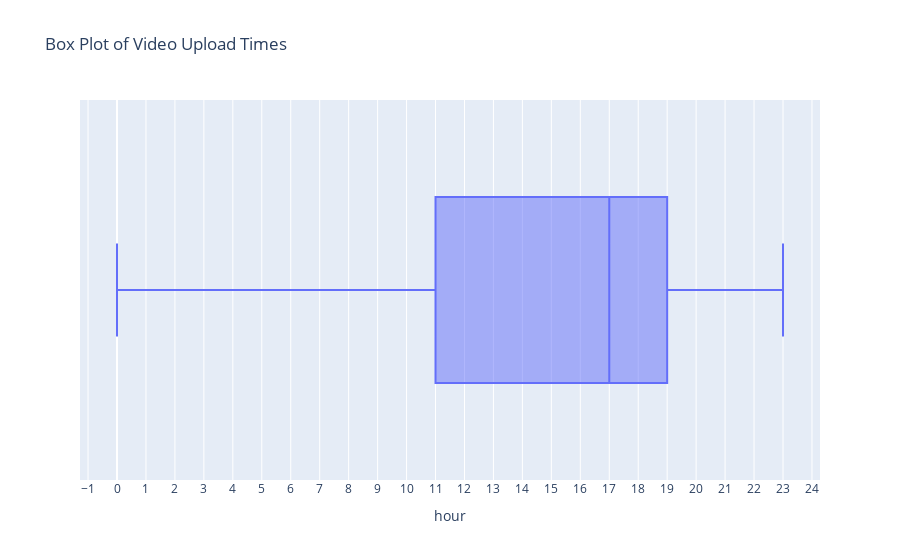

Notebook code for this chart:
### Code cell
fig = px.box(upload_time, 
       x='hour', 
       title='Box Plot of Video Upload Times')
fig.update_xaxes(tickmode='linear', dtick=1)
fig.show()

### Figure 1 — Plotly figure (JSON) as saved in the notebook; plotly's stock layout.template omitted (floating-point values rounded to 4 significant figures; data arrays with more than 128 entries replaced by an {"elided": "..."} marker saying what was removed)
{"data": [{"alignmentgroup": "True", "hovertemplate": "hour=%{x}<extra></extra>", "legendgroup": "", "marker": {"color": "#636efa"}, "name": "", "notched": false, "offsetgroup": "", "orientation": "h", "showlegend": false, "type": "box", "x": {"elided": "2312 int values"}, "x0": " ", "xaxis": "x", "y0": " ", "yaxis": "y"}], "layout": {"boxmode": "group", "legend": {"tracegroupgap": 0}, "title": {"text": "Box Plot of Video Upload Times"}, "xaxis": {"anchor": "y", "domain": [0, 1], "dtick": 1, "tickmode": "linear", "title": {"text": "hour"}}, "yaxis": {"anchor": "x", "domain": [0, 1]}}}
